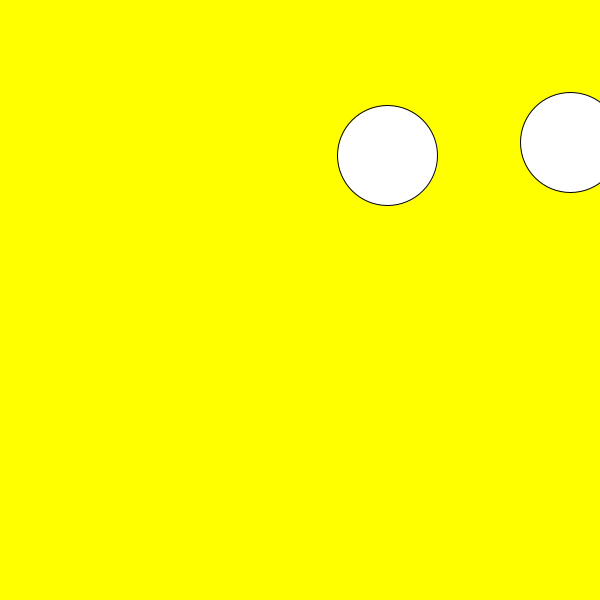
Frame 1 (no input)
Frame 60 (the mouse pressed at the canvas centre just before this capture): identical to frame 1, image omitted
Frame 120 (the mouse held since frame 60 and released just before this capture): identical to frame 1, image omitted

The Processing sketch that drew this single still picture (run headless with seeded random() and noise(); from frame 60 on, the mouse is pressed at the canvas centre):

// Processing sketch: L4arrays2
// ── L4arrays2.pde
float x1,y1,r1;
float x2,y2,r2;
float d;
void setup(){
  size(600,600);
  x1 = random(width);
  y1 = random(height);
  r1 = 50;
  x2 = random(width);
  y2 = random(height);
  r2 = 50;
}
void draw(){
  background(255,255,0);
  circle(x1,y1,2*r1);
  circle(x2,y2,2*r2);
  if(mousePressed){
    d = distance(mouseX,mouseY,x1,y1);
    if(d<r1) r1 *= 0.5;
    d = distance(mouseX,mouseY,x2,y2);
    if(d<r2) r2 *= 0.5;
  }
}
float distance(float a1, float b1, float a2, float b2){
  float dis;
  dis = sqrt((a1-a2)*(a1-a2)+(b1-b2)*(b1-b2));
  return dis;
}
